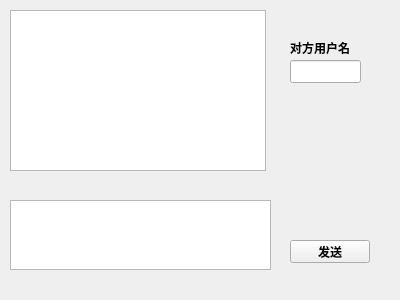
<?xml version="1.0" encoding="UTF-8"?>
<ui version="4.0">
 <class>ChatWindow</class>
 <widget class="QWidget" name="ChatWindow">
  <property name="geometry">
   <rect>
    <x>0</x>
    <y>0</y>
    <width>400</width>
    <height>300</height>
   </rect>
  </property>
  <property name="font">
   <font>
    <family>微软雅黑</family>
    <weight>75</weight>
    <bold>true</bold>
   </font>
  </property>
  <property name="windowTitle">
   <string>Form</string>
  </property>
  <widget class="QTextBrowser" name="textBrowser">
   <property name="geometry">
    <rect>
     <x>10</x>
     <y>10</y>
     <width>256</width>
     <height>161</height>
    </rect>
   </property>
  </widget>
  <widget class="QTextEdit" name="textEdit">
   <property name="geometry">
    <rect>
     <x>10</x>
     <y>200</y>
     <width>261</width>
     <height>70</height>
    </rect>
   </property>
  </widget>
  <widget class="QPushButton" name="pushButton">
   <property name="geometry">
    <rect>
     <x>290</x>
     <y>240</y>
     <width>80</width>
     <height>23</height>
    </rect>
   </property>
   <property name="text">
    <string>发送</string>
   </property>
  </widget>
  <widget class="QLineEdit" name="lineEdit">
   <property name="geometry">
    <rect>
     <x>290</x>
     <y>60</y>
     <width>71</width>
     <height>23</height>
    </rect>
   </property>
  </widget>
  <widget class="QLabel" name="label">
   <property name="geometry">
    <rect>
     <x>290</x>
     <y>40</y>
     <width>61</width>
     <height>16</height>
    </rect>
   </property>
   <property name="text">
    <string>对方用户名</string>
   </property>
  </widget>
 </widget>
 <resources/>
 <connections/>
</ui>
